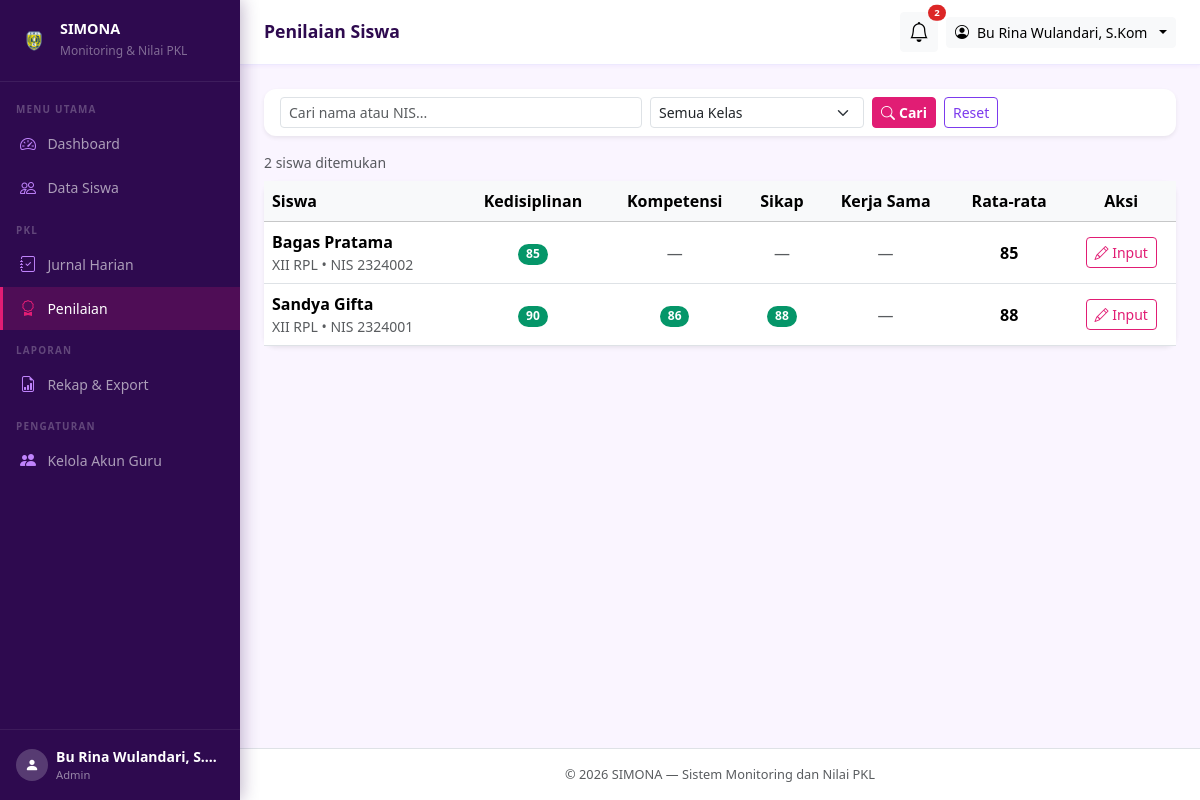
/admin/nilai/index.php (signed in), run on the app's committed database.
### tables this page shows
CREATE TABLE IF NOT EXISTS `siswa` (
  `id`                        INT UNSIGNED  NOT NULL AUTO_INCREMENT,
  `user_id`                   INT UNSIGNED  NOT NULL COMMENT 'Relasi ke users.id (akun siswa)',
  `nis`                       VARCHAR(20)   NOT NULL COMMENT 'Nomor Induk Siswa',
  `kelas`                     VARCHAR(20)   NOT NULL COMMENT 'Contoh: XII RPL 1',
  `tempat_pkl`                VARCHAR(150)  NOT NULL COMMENT 'Nama perusahaan/instansi',
  `alamat_pkl`                VARCHAR(255)  DEFAULT NULL COMMENT 'Alamat tempat PKL, boleh kosong',
  `nama_pembimbing_industri`  VARCHAR(100)  NOT NULL COMMENT 'Mentor di tempat PKL, hanya data',
  `no_hp_pembimbing_industri` VARCHAR(20)   DEFAULT NULL COMMENT 'Boleh kosong',
  `guru_pembimbing_id`        INT UNSIGNED  NOT NULL COMMENT 'Relasi ke users.id (guru/admin)',
  `tgl_mulai`                 DATE          NOT NULL,
  `tgl_selesai`               DATE          NOT NULL COMMENT 'Tidak boleh sebelum tgl_mulai',
  PRIMARY KEY (`id`),
  UNIQUE KEY `uq_nis`     (`nis`),
  UNIQUE KEY `uq_user_id` (`user_id`),
  KEY `idx_guru_pembimbing` (`guru_pembimbing_id`),
  KEY `idx_kelas`           (`kelas`),
  CONSTRAINT `fk_siswa_user`
    FOREIGN KEY (`user_id`)
    REFERENCES `users`(`id`)
    ON DELETE CASCADE,
  CONSTRAINT `fk_siswa_guru`
    FOREIGN KEY (`guru_pembimbing_id`)
    REFERENCES `users`(`id`)
    ON DELETE RESTRICT    
);

CREATE TABLE IF NOT EXISTS `users` (
  `id`         INT UNSIGNED  NOT NULL AUTO_INCREMENT,
  `nama`       VARCHAR(100)  NOT NULL,
  `username`   VARCHAR(50)   NOT NULL,
  `password`   VARCHAR(255)  NOT NULL COMMENT 'Hasil password_hash(), bukan teks asli',
  `role`       ENUM('admin','siswa') NOT NULL DEFAULT 'siswa',
  `created_at` TIMESTAMP     NOT NULL DEFAULT CURRENT_TIMESTAMP,
  PRIMARY KEY (`id`),
  UNIQUE KEY `uq_username` (`username`)
);

### includes/functions.php (called while the page is built, shortened)
<?php
function e(string $string): string
{
    return htmlspecialchars($string, ENT_QUOTES, 'UTF-8');
}

### admin/nilai/index.php (the view, shortened to what this page needs)
<?php
require_once __DIR__ . '/../../includes/functions.php';
$db = get_db();
$aspek_list = ['Kedisiplinan', 'Kompetensi', 'Sikap', 'Kerja Sama'];
$cari  = trim($_GET['cari'] ?? '');
$page  = max(1, (int)($_GET['page'] ?? 1));
$per_page = 10;
$offset   = ($page - 1) * $per_page;
$where  = 'WHERE 1=1';
$params = [];
$cnt_stmt = $db->prepare("SELECT COUNT(*) FROM siswa s JOIN users u ON s.user_id=u.id $where");
$cnt_stmt->execute($params);
$total = (int)$cnt_stmt->fetchColumn();
$stmt = $db->prepare("
    SELECT s.id, s.nis, s.kelas, s.tempat_pkl, u.nama AS nama_siswa
    FROM siswa s
    JOIN users u ON s.user_id = u.id
    $where
    ORDER BY s.kelas, u.nama
    LIMIT $per_page OFFSET $offset
");
$stmt->execute($params);
$siswa_list = $stmt->fetchAll();
$siswa_ids = array_column($siswa_list, 'id');
$nilai_map = [];
if (!empty($siswa_ids)) {
    $in = implode(',', array_fill(0, count($siswa_ids), '?'));
    $n_stmt = $db->prepare("SELECT siswa_id, aspek_penilaian, nilai FROM nilai WHERE siswa_id IN ($in)");
    $n_stmt->execute($siswa_ids);
    foreach ($n_stmt->fetchAll() as $n) {
        $nilai_map[$n['siswa_id']][$n['aspek_penilaian']] = $n['nilai'];
    }
}
require_once __DIR__ . '/../../includes/header.php';
?>
<div class="card border-0 shadow-sm mb-3">
  <div class="card-body py-2">
    <form method="GET" class="row g-2 align-items-end">
      <div class="col-12 col-md-5">
        <input type="text" name="cari" class="form-control form-control-sm"
               placeholder="Cari nama atau NIS..."
               value="<?= e($cari) ?>">
      </div>
      <div class="col-6 col-md-3">
        <select name="kelas" class="form-select form-select-sm">
          <option value="">Semua Kelas</option>
        </select>
      </div>
      <div class="col-6 col-md-4 d-flex gap-2">
        <button type="submit" class="btn btn-primary btn-sm"><i class="bi bi-search me-1"></i>Cari</button>
        <a href="<?= APP_URL ?>/admin/nilai/index.php" class="btn btn-outline-secondary btn-sm">Reset</a>
      </div>
    </form>
  </div>
</div>
<p class="text-muted small mb-2"><?= $total ?> siswa ditemukan</p>
<div class="card border-0 shadow-sm">
  <div class="card-body p-0">
    <?php if (empty($siswa_list)): ?>
      <div class="text-center py-5 text-muted">
        <i class="bi bi-search fs-3 d-block mb-2"></i>Tidak ada siswa ditemukan.
      </div>
    <?php else: ?>
      <div class="table-responsive">
        <table class="table table-hover align-middle mb-0">
          <thead class="table-light">
            <tr>
              <th>Siswa</th>
              <?php foreach ($aspek_list as $a): ?>
                <th class="text-center"><?= e($a) ?></th>
              <?php endforeach; ?>
              <th class="text-center">Rata-rata</th>
              <th class="text-center">Aksi</th>
            </tr>
          </thead>
          <tbody>
            <?php foreach ($siswa_list as $s): ?>
            <?php
              $nilai_siswa = $nilai_map[$s['id']] ?? [];
              $semua = array_values($nilai_siswa);
              $rata  = empty($semua) ? null : round(array_sum($semua)/count($semua), 1);
            ?>
            <tr>
              <td>
                <div class="fw-semibold"><?= e($s['nama_siswa']) ?></div>
                <div class="text-muted small"><?= e($s['kelas']) ?> &bull; NIS <?= e($s['nis']) ?></div>
              </td>
              <?php foreach ($aspek_list as $a): ?>
                <td class="text-center">
                  <?php if (isset($nilai_siswa[$a])): ?>
                    <span class="badge <?= $nilai_siswa[$a] >= 75 ? 'bg-success' : 'bg-danger' ?> rounded-pill">
                      <?= $nilai_siswa[$a] ?>
                    </span>
                  <?php else: ?>
                    <span class="text-muted">—</span>
                  <?php endif; ?>
                </td>
              <?php endforeach; ?>
              <td class="text-center fw-bold">
                <?= $rata !== null ? $rata : '<span class="text-muted">—</span>' ?>
              </td>
              <td class="text-center">
                <a href="<?= APP_URL ?>/admin/nilai/form.php?siswa_id=<?= $s['id'] ?>"
                   class="btn btn-sm btn-outline-primary">
                  <i class="bi bi-pencil"></i> Input
                </a>
              </td>
            </tr>
            <?php endforeach; ?>
          </tbody>
        </table>
      </div>
    <?php endif; ?>
  </div>
</div>
<?php require_once __DIR__ . '/../../includes/footer.php'; ?>

### includes/header.php (style rules this page uses)
:root { --sidebar-width: 240px; --primary: #2E0A4F; --accent: #E11D74; --accent-soft: #7C3AED; --accent-light: rgba(225,29,116,0.1); --accent-soft-light: rgba(124,58,237,0.1); }
body { background: #FAF5FF; font-family: 'Segoe UI', sans-serif; }
.btn-primary { background: var(--accent) !important; border-color: var(--accent) !important; color: #fff !important; font-weight: 600 !important; }
.btn-outline-primary { color: var(--accent) !important; border-color: var(--accent) !important; }
.btn-outline-secondary { color: var(--accent-soft) !important; border-color: var(--accent-soft) !important; }
.badge.bg-success { background: #059669 !important; }
a { color: var(--accent-soft); }
.card { border-radius: 12px !important; }

### data on the page
siswa: user.nama "Bagas Pratama", kelas "XII RPL", nis "2324002", id "85"
siswa: user.nama "Sandya Gifta", kelas "XII RPL", nis "2324001", id "90", id "86", id "88"

### other printed values
$user['nama'] "Bu Rina Wulandari, S.…"
$page_title "Penilaian Siswa"
$pending_count "2"
$user['nama'] "Bu Rina Wulandari, S.Kom"
$total "2"
$a "Kedisiplinan"
$a "Kompetensi"
$a "Sikap"
$a "Kerja Sama"
